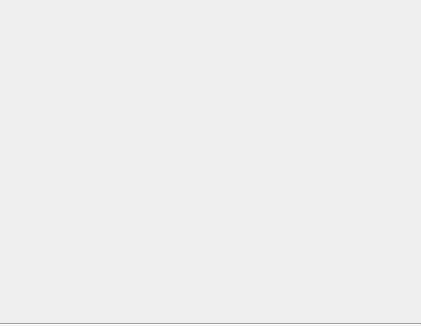
<?xml version="1.0" encoding="UTF-8"?>
<ui version="4.0">
 <class>frmMsgListItem</class>
 <widget class="QWidget" name="frmMsgListItem">
  <property name="geometry">
   <rect>
    <x>0</x>
    <y>0</y>
    <width>421</width>
    <height>326</height>
   </rect>
  </property>
  <property name="windowTitle">
   <string>Form</string>
  </property>
  <layout class="QVBoxLayout" name="verticalLayout">
   <property name="spacing">
    <number>6</number>
   </property>
   <property name="leftMargin">
    <number>0</number>
   </property>
   <property name="topMargin">
    <number>0</number>
   </property>
   <property name="rightMargin">
    <number>0</number>
   </property>
   <property name="bottomMargin">
    <number>0</number>
   </property>
   <item>
    <layout class="QGridLayout" name="gridLayout">
     <property name="horizontalSpacing">
      <number>6</number>
     </property>
     <property name="verticalSpacing">
      <number>0</number>
     </property>
     <item row="0" column="0">
      <widget class="QLabel" name="labMsgTime">
       <property name="text">
        <string/>
       </property>
      </widget>
     </item>
     <item row="0" column="1" rowspan="3">
      <widget class="QLabel" name="labMsgImage">
       <property name="sizePolicy">
        <sizepolicy hsizetype="Expanding" vsizetype="Preferred">
         <horstretch>0</horstretch>
         <verstretch>0</verstretch>
        </sizepolicy>
       </property>
       <property name="text">
        <string/>
       </property>
       <property name="alignment">
        <set>Qt::AlignCenter</set>
       </property>
      </widget>
     </item>
     <item row="1" column="0">
      <widget class="QLabel" name="labMsgContent">
       <property name="text">
        <string/>
       </property>
      </widget>
     </item>
     <item row="2" column="0">
      <widget class="QLabel" name="labMsgResult">
       <property name="text">
        <string/>
       </property>
      </widget>
     </item>
    </layout>
   </item>
   <item>
    <widget class="Line" name="line">
     <property name="orientation">
      <enum>Qt::Horizontal</enum>
     </property>
    </widget>
   </item>
  </layout>
 </widget>
 <resources/>
 <connections/>
</ui>
